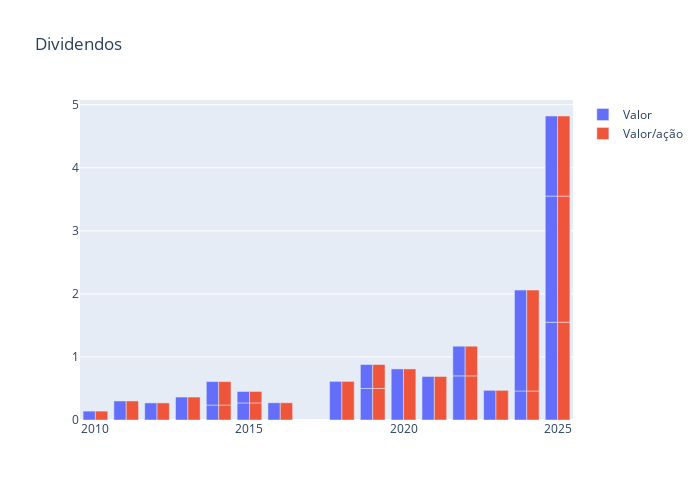

The cell this chart's notebook holds for it:
### Code cell
# proventos via Fundamentus

from io import StringIO

url1 = f'https://www.fundamentus.com.br/proventos.php?papel={codigo}&tipo=2'
header = { 
    "User-Agent": "Mozilla/5.0 (X11; Linux x86_64) AppleWebKit/537.36 (KHTML, like Gecko) Chrome/50.0.2661.75 Safari/537.36", "X-Requested-With": "XMLHttpRequest"
    }
r1 = requests.get(url1, headers=header)
dy = pd.read_html(StringIO(r1.text), decimal=',', thousands='.')[0]
dy['Data'] = pd.to_datetime(dy['Data'] , dayfirst=True)
dy.set_index('Data',inplace =True )

dy['Valor/acao'] = dy['Valor']/dy['Por quantas ações']

fig = go.Figure(
    [ go.Bar(x=dy.index.year , y = dy['Valor'],name='Valor',
            textposition="outside"),
     go.Bar(x=dy.index.year , y = dy['Valor/acao'],name='Valor/ação',
            textposition="outside")],
    layout=dict(title='Dividendos ',height=500, width=700 ))
fig.show()

### Figure 1 — Plotly figure (JSON) as saved in the notebook; plotly's stock layout.template omitted (floating-point values rounded to 4 significant figures)
{"data": [{"name": "Valor", "textposition": "outside", "type": "bar", "x": [2025, 2025, 2025, 2024, 2024, 2023, 2022, 2022, 2021, 2020, 2019, 2019, 2018, 2016, 2015, 2015, 2014, 2014, 2013, 2012, 2011, 2010], "y": [1.55, 2.0, 1.27, 0.46, 1.6, 0.47, 0.7, 0.47, 0.69, 0.81, 0.5, 0.38, 0.6123, 0.2734, 0.2706, 0.1818, 0.2368, 0.3724, 0.3639, 0.2709, 0.3019, 0.141]}, {"name": "Valor/ação", "textposition": "outside", "type": "bar", "x": [2025, 2025, 2025, 2024, 2024, 2023, 2022, 2022, 2021, 2020, 2019, 2019, 2018, 2016, 2015, 2015, 2014, 2014, 2013, 2012, 2011, 2010], "y": [1.55, 2.0, 1.27, 0.46, 1.6, 0.47, 0.7, 0.47, 0.69, 0.81, 0.5, 0.38, 0.6123, 0.2734, 0.2706, 0.1818, 0.2368, 0.3724, 0.3639, 0.2709, 0.3019, 0.141]}], "layout": {"height": 500, "title": {"text": "Dividendos "}, "width": 700}}
